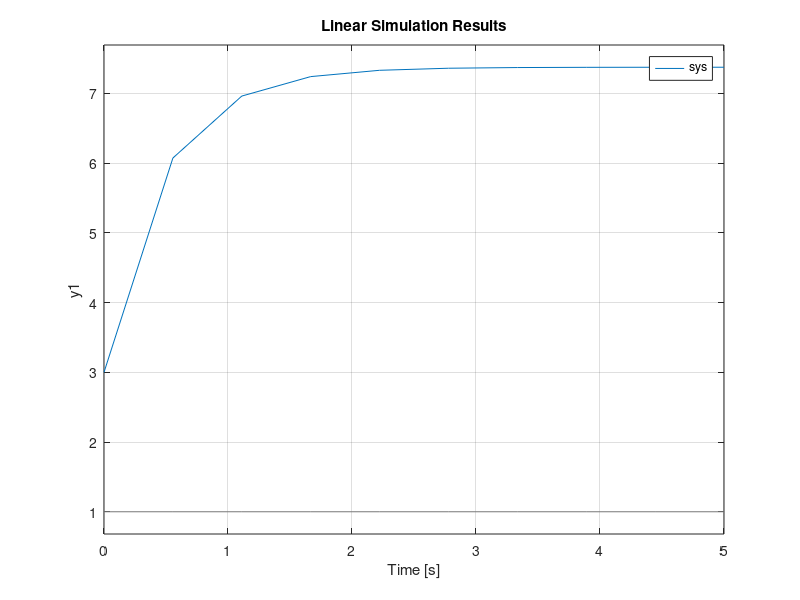

Write the MATLAB code that produced this figure.
A = [-5, -1; 3, -1];
B = [2; 5];
C = [1, 2];

sys = ss(A,B,C,[]);
t= linspace(0,5,10);
u = ones(length(t),1);
x0 = [1, 1];

lsim(sys, u, t, x0);